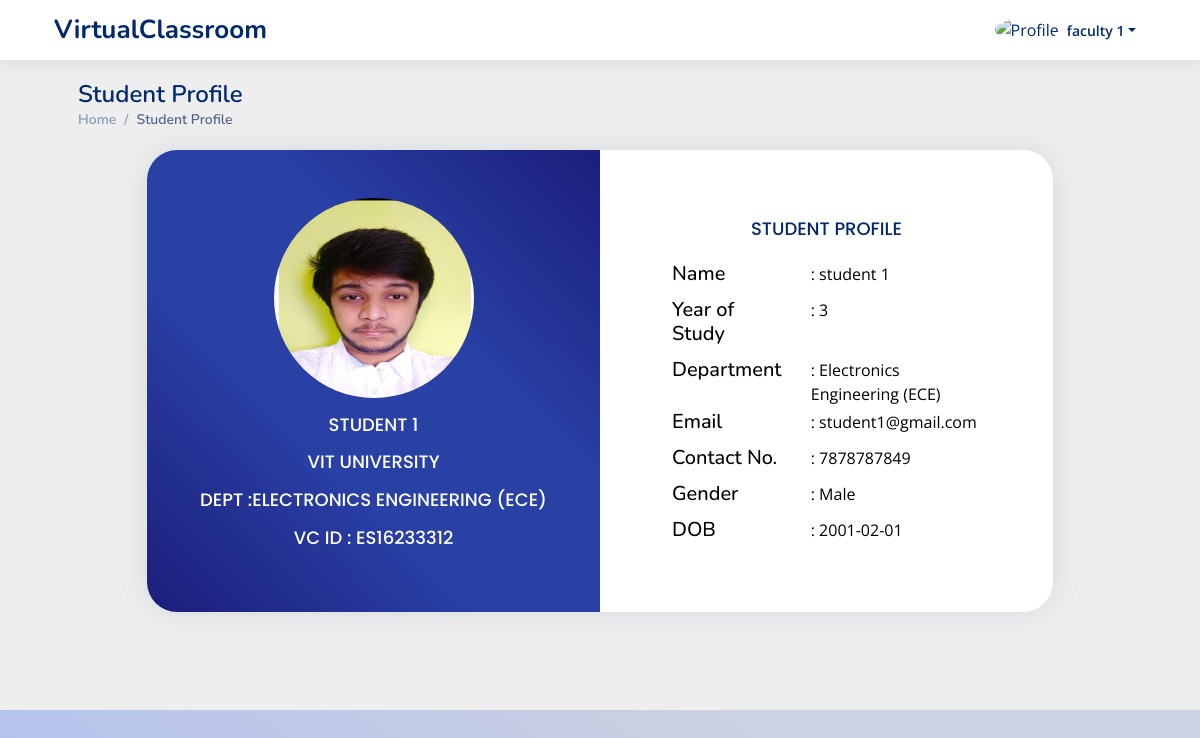
Screenshot of /faculty_profileView/ES16233312 (signed in) with the database file from the repository.
### myapp/models.py (models this page shows, shortened)
class StudentDetails(models.Model):
    studentId = models.ForeignKey(User,on_delete=models.CASCADE)
    studentName = models.CharField(max_length=100,null=False)
    studentPhone = PhoneNumberField(null=False, blank=False, unique=False, default='+91')
    studentGender = models.CharField(max_length=20,null=False)
    studentDOB = models.DateTimeField(default=datetime.now,null=True)
    studentDepartment = models.CharField(max_length = 50, blank= True, null= True, default=' ')
    studentDesc = models.TextField(blank=False,null=True)
    studentCollege = models.CharField(max_length=100,null=False)
    collegeState = models.CharField(max_length=50,null=False)
    yearOfStudy = models.CharField(max_length=2,null=True)
    studentPic = models.ImageField(upload_to='StudentPic/', null=True, blank=True)
    user_date = models.DateTimeField(default=datetime.now,null=True)

### myapp/views.py (the view)
# urls.py: path('faculty_profileView/<pk>',views.facultyProfileView,name='facultyProfileView'),
@login_required
def facultyProfileView(request,pk):
    if request.user.is_active and request.user.is_staff and not request.user.is_superuser:
        id = pk
        studentUser = User.objects.get(username = id)
        studentDetails = StudentDetails.objects.get(studentId_id =  studentUser.pk)
        context={
            'studentUser' : studentUser,
            'studentDetails' : studentDetails
        }
        return render(request,'faculty/profileView.html',context)
    else:
        return redirect('facultyLogin')

### myapp/templates/faculty/profileView.html (shortened to what this page needs)
{% extends 'base.html' %}
{% block content %}
{% load static %}
  <header id="header" class="header fixed-top d-flex align-items-center px-lg-5">
    <div class="d-flex align-items-center justify-content-between">
      <a href="{% url 'facultyDashboard'%}" class="logo d-flex align-items-center">
        <span class="d-lg-block">VirtualClassroom</span>
      </a>
    </div>
    <nav class="header-nav ms-auto">
      <ul class="d-flex align-items-center">
        <li class="nav-item dropdown pe-3">
          <a class="nav-link nav-profile d-flex align-items-center pe-0" href="#" data-bs-toggle="dropdown">
            <img src="{{ faculty.facultyPic.url }}" alt="Profile" class="rounded-circle">
            <span class="d-none d-md-block dropdown-toggle ps-2">{{user.first_name}} {{user.last_name}}</span>
          </a>
        </li>
      </ul>
    </nav>
  </header>
  <main style="background-color: #eee;" id="main" class="main">
    <div class="pagetitle mx-lg-5 mb-0">
      <h1>Student Profile</h1>
      <nav>
        <ol class="breadcrumb">
          <li class="breadcrumb-item"><a href="{% url 'facultyDashboard' %}">Home</a></li>
          <li class="breadcrumb-item active">Student Profile</li>
        </ol>
      </nav>
    </div>
    <div class="container ">
      <section class="h-100 gradient-form">
          <div class="container pb-5 pt-1 h-100">
            <div class="row d-flex justify-content-center align-items-center h-100">
              <div class="col-xl-10">
                <div class="card  text-black" style="border-radius:30px; ">
                  <div class="row g-0">
                    <div class="col-lg-6 d-flex align-items-center gradient-custom-2">
                      <div class="text-white mx-auto py-5">
                        <div class="img-container mx-auto">
                          <div class="user-profile-photo  m-auto " style="border:50%; height:200px; width:200px;">
                            {% if studentDetails.studentPic %}
                              <img src="{{studentDetails.studentPic.url }}" style="border:50%; height:200px; width:200px;" alt="" class="rounded-circle">
                            {% else %}
                              <img src="" style="border:50%; height:200px; width:200px;" alt="No image" class="rounded-circle">
                            {% endif %}
                          </div>
                          <div class="text-center">
                            <h3  class="mt-3 card-title py-0 mt-2" style="text-transform : uppercase; color:white; max-width:20em; word-wrap:break-word;"> {{studentUser.first_name}} {{studentUser.last_name}}</h3>
                            <h5 class="mt-3 card-title py-0 my-0" style="text-transform : uppercase; color:white; max-width:20em; word-wrap:break-word;" class="my-0">{{ studentDetails.studentCollege }}</h5>
                            <h5 class="mt-3 card-title py-0 my-0" style="text-transform : uppercase; color:white; max-width:20em; word-wrap:break-word;" class="my-0">Dept :{{studentDetails.studentDepartment}} </h5>
                            <h6 class="mt-3 card-title py-0 mb-3" style="text-transform : uppercase; color:white;" class="my-0">VC ID : {{studentDetails.studentId}}</h6>
                          </div>
                        </div>
                      </div>
                    </div>
                    <div class="col-lg-6">
                      <div class="card-body p-md-5 mx-md-4">
                        <div class="text-center">
                          <h5 class="card-title">STUDENT PROFILE</h5>
                        </div>
                        <div class="profile-overview fade show" id="profile-overview">
                          <div class="row my-1">
                            <div class="col-lg-5 col-md-4 label "><h5>Name</h5></div>
                            <div class="col-lg-7 col-md-8">: {{studentUser.first_name}} {{studentUser.last_name}}</div>
                          </div>
                          <div class="row my-1">
                            <div class="col-lg-5 col-md-4 label"><h5>Year of Study</h5></div>
                            <div class="col-lg-7 col-md-8">: {{studentDetails.yearOfStudy}}</div>
                          </div>
                          <div class="row my-1">
                            <div class="col-lg-5 col-md-4 label"><h5>Department</h5></div>
                            <div class="col-lg-7 col-md-8">: {{studentDetails.studentDepartment}}</div>
                          </div>
                          <div class="row my-1">
                            <div class="col-lg-5 col-md-4 label"><h5>Email</h5></div>
                            <div class="col-lg-7 col-md-8">: {{studentUser.email}}</div>
                          </div>
                          <div class="row my-1">
                            <div class="col-lg-5 col-md-4 label"><h5>Contact No.</h5></div>
                            <div class="col-lg-7 col-md-8">: {{studentDetails.studentPhone}}</div>
                          </div>
                          <div class="row my-1">
                            <div class="col-lg-5 col-md-4 label"><h5>Gender</h5></div>
                            <div class="col-lg-7 col-md-8">: {{studentDetails.studentGender}}</div>
                          </div>
                          <div class="row my-1">
                            <div class="col-lg-5 col-md-4 label"><h5>DOB</h5></div>
                            <div class="col-lg-7 col-md-8">: {{studentDetails.studentDOB | date:'Y-m-d'}}</div>
                          </div>
                        </div>
                      </div>
                    </div>
                  </div>
                </div>
              </div>
            </div>
          </div>
        </section>
    </div>
  </main>
{% endblock %}

### static/css/style.css (style rules this page uses)
:root { scroll-behavior: smooth; }
body { font-family: "Open Sans", sans-serif; background: #f6f9ff; color: #444444; }
a { color: #4154f1; text-decoration: none; }
h1, h2, h3, h4, h5, h6 { font-family: "Nunito", sans-serif; }
#main { margin-top: 60px; padding: 20px 30px; transition: all 0.3s; }
.pagetitle { margin-bottom: 10px; }
.pagetitle h1 { font-size: 24px; margin-bottom: 0; font-weight: 600; color: #012970; }
.card { margin-bottom: 30px; border: none; border-radius: 5px; box-shadow: 0px 0 30px rgba(1, 41, 112, 0.1); overflow: hidden; }
.card-title { padding: 20px 0 15px 0; font-size: 18px; font-weight: 500; color: #012970; font-family: "Poppins", sans-serif; }
.card-body { padding: 0 20px 20px 20px; }
.breadcrumb { font-size: 14px; font-family: "Nunito", sans-serif; color: #899bbd; font-weight: 600; }
.breadcrumb a { color: #899bbd; transition: 0.3s; }
.breadcrumb .breadcrumb-item::before { color: #899bbd; }
.breadcrumb .active { color: #51678f; font-weight: 600; }
.logo { line-height: 1; }
@media (min-width: 1200px) { .logo { width: 280px; } }
.logo span { font-size: 26px; font-weight: 700; color: #012970; font-family: "Nunito", sans-serif; }
.header { transition: all 0.5s; z-index: 997; height: 60px; box-shadow: 0px 2px 20px rgba(1, 41, 112, 0.1); background-color: #fff; padding-left: 20px; }
.header-nav ul { list-style: none; }
.header-nav > ul { margin: 0; padding: 0; }
.header-nav .nav-profile { color: #012970; }
.header-nav .nav-profile img { max-height: 36px; }
.header-nav .nav-profile span { font-size: 14px; font-weight: 600; }
@media (min-width: 1200px) { #main, #footer { margin-left: 0px; } }

### templates/base.html (style rules this page uses)
body { background-image: linear-gradient(to left bottom, #b4c0ee, #b9c5eb, #bfc9e8, #c5cee4, #ccd2e1, #ccd2e1, #ccd2e1, #ccd2e1, #c5cee4, #bfc9e8, #b9c5eb, #b4c0ee); min-height: 100vh; display: flex; flex-direction: column; }

### myapp/templates/faculty/profileView.html (style rules this page uses)
.gradient-custom-2 { background-image: linear-gradient(to left bottom, #1b1e7b, #1f2685, #222f90, #26379a, #2940a5, #2940a5, #2940a5, #2940a5, #26379a, #222f90, #1f2685, #1b1e7b); }

### rows the page displays
StudentDetails: studentPic (picture), studentCollege "VIT UNIVERSITY", studentDepartment "ELECTRONICS ENGINEERING (ECE)", studentId "ES16233312", yearOfStudy "3", studentDepartment "Electronics Engineering (ECE)", studentPhone "7878787849", studentGender "Male", studentDOB "2001-02-01"

### other values shown
{{ user.first_name }} "faculty"
{{ user.last_name }} "1"
{{ studentUser.first_name }} "STUDENT"
{{ studentUser.last_name }} "1"
{{ studentUser.first_name }} "student"
{{ studentUser.email }} "student1@gmail.com"
